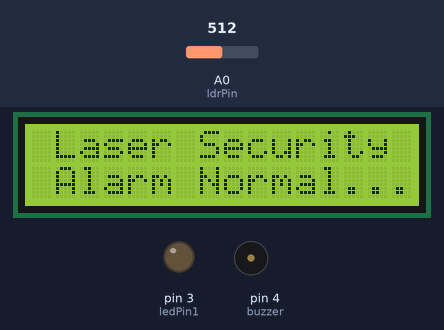
A sketch run on a simulated Arduino Uno, built with avr-gcc and run on an emulated ATmega328P. Shown: 16×2 character LCD, output pins drawn as LEDs (lit = HIGH), buzzer (waves = sounding, pin HIGH). The test bench sets the inputs (shaded band); at power-on: A0 (ldrPin) = 512. What the sketch prints to the serial monitor is not drawn.

Above: at 1.2 s.
1.3 s: A0 (ldrPin) set to 411
2.8 s: A0 (ldrPin) set to 383
At 3.7 s:
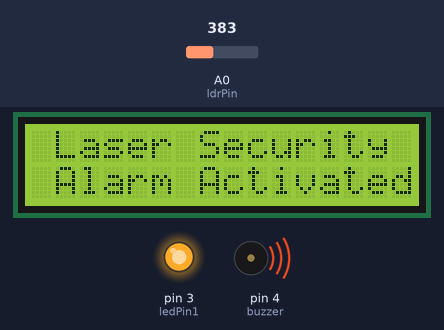
4.3 s: A0 (ldrPin) set to 410
At 4.8 s:
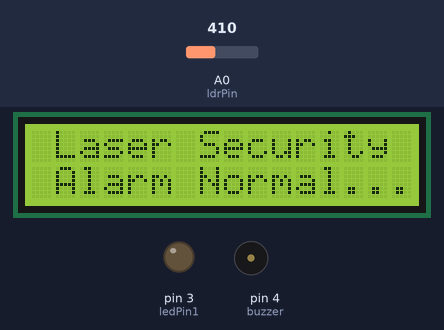
5.8 s: A0 (ldrPin) set to 390
At 6.1 s:
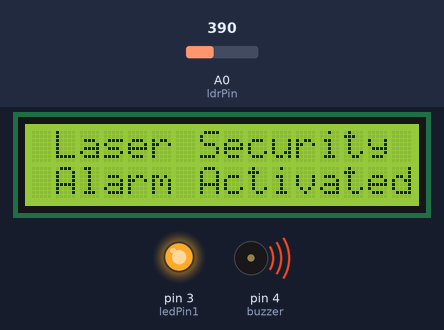
Timing chart, 0 to 8.3 s (numbered marks = the images above; inputs shaded):
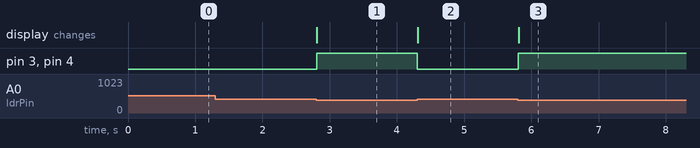

Measured:
- the behaviour switches between 400 and 399 on A0 (ldrPin) (found by bisection; images 0 and 1)
- after the input at 1.3 s, every drawn part: stays the same
- after the input at 2.8 s, pin 3 (ledPin1), pin 4 (buzzer): LOW → HIGH at once; the display: changes at once (image 1)
- after the input at 4.3 s, pin 3 (ledPin1), pin 4 (buzzer): HIGH → LOW at once; the display: changes at once (image 2)
- after the input at 5.8 s, pin 3 (ledPin1), pin 4 (buzzer): LOW → HIGH at once; the display: changes at once (image 3)

The sketch:

Laser_Security_System_using_Arduino.ino
```cpp
#include <LiquidCrystal.h>

LiquidCrystal lcd(12, 11, 10, 9, 8, 7);


const int ldrPin = A0;
const int ledPin1 = 3;
const int buzzer = 4;


int ldrValue = 0;
int ldrlevel1 = 400;


void setup() {
  Serial.begin(9600);
  lcd.begin(16, 2);
  lcd.clear();
  lcd.setCursor(0, 0);
  lcd.print("   Welcome To ");
    lcd.setCursor(0, 1);
  lcd.print("  Our Project ");
  pinMode(ledPin1, OUTPUT);
  pinMode(buzzer, OUTPUT);
}

void loop() {
  ldrValue = analogRead(ldrPin);
  Serial.println(ldrValue);
  if (ldrValue < ldrlevel1) {
    digitalWrite(ledPin1, HIGH);
    digitalWrite(buzzer, HIGH);
      lcd.setCursor(0, 0);
  lcd.print(" Laser Security ");
    lcd.setCursor(0,1);
  lcd.print(" Alarm Activated");
  } else {
    digitalWrite(ledPin1, LOW);
    digitalWrite(buzzer, LOW);
     lcd.setCursor(0, 0);
  lcd.print(" Laser Security ");
    lcd.setCursor(0,1);
  lcd.print(" Alarm Normal...");
  }
}
```
